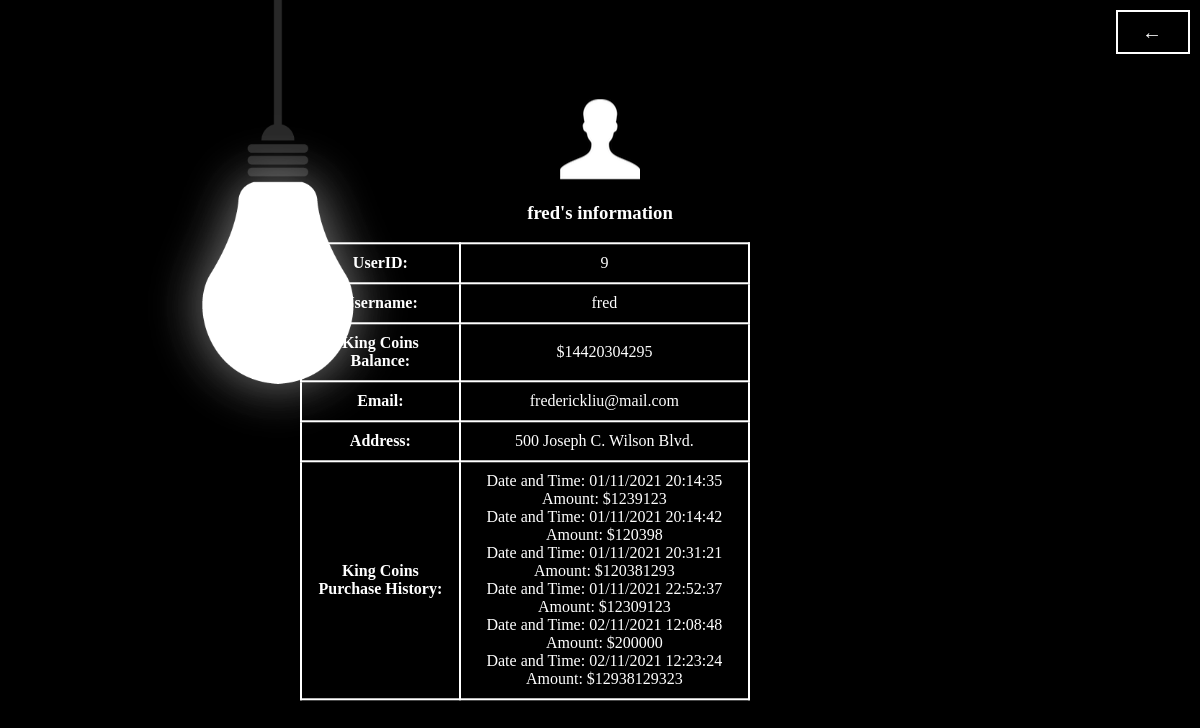
The page /myinfo (signed in) on the database as committed earlier.
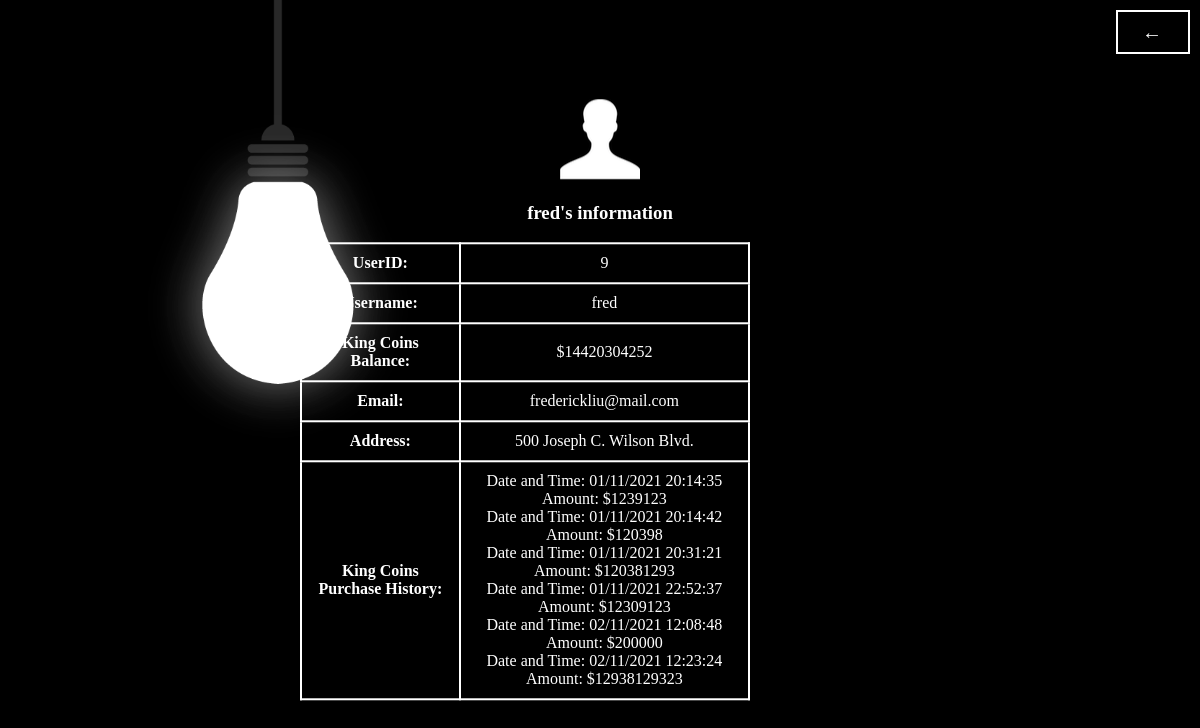
The same page on the database as committed later.
### tables this page shows
CREATE TABLE UserInfo(id INTEGER PRIMARY KEY AUTOINCREMENT, name char(1000), username char(1000), email char(1000), address char(1000), password char(1000), confirmpassword char(1000), playertokens INTEGER);

### main.py (the view)
@app.route("/myinfo", methods = ['POST', 'GET'])
def myinfo():
    username = session.get('username')
    con = sqlite3.connect("users.db")
    cur = con.cursor()
    cur.execute(f"SELECT playertokens from UserInfo WHERE username='{username}';")
    userTOKEN = cur.fetchone()
    if (type(userTOKEN) is type(None)):
            flash("Please Log in!",'error')
            return redirect(url_for('login'))
    userTOKEN = userTOKEN[0]
    cur.execute(f"SELECT id from UserInfo WHERE username='{username}';")
    userID = cur.fetchone()
    userID = userID[0]
    cur.execute(f"SELECT address from UserInfo WHERE username='{username}';")
    userADDRESS = cur.fetchone()
    userADDRESS = userADDRESS[0]
    cur.execute(f"SELECT email FROM UserInfo WHERE username='{username}';")
    userEMAIL = cur.fetchone()
    userEMAIL = userEMAIL[0]
    con2 = sqlite3.connect("purchase.db")
    cur2 = con2.cursor()
    cur2.execute(f"SELECT dateandtime, amount FROM user_purchases WHERE username = '{username}'")
    allpurchasehistory = cur2.fetchall()
    print(type(allpurchasehistory))
    allpurchasehistory = list(allpurchasehistory)
    return render_template("myinfo.html", username = username, userTOKEN = userTOKEN, userID = userID, userADDRESS = userADDRESS, userEMAIL = userEMAIL, allpurchasehistory = allpurchasehistory)

### templates/myinfo.html (shortened to what this page needs)
<!DOCTYPE html>
<html lang="en">
<head>
  <link rel="stylesheet" href="static/myinfo.css">
</head>
    <body>
        {% block content %}
        <div class="form-wrapper">
            <div class = "container">
              <div class = "photodiv">
              <img src="/static/login.png">
              </div>
			  <h3 class = "tableheader">{{username}}'s information</h3>
			  <table style="width:75%">
				<tr>
				<th>UserID:</th>
				<td>{{userID}}</td>
				</tr>
				<tr>
				<th>Username:</th>
				<td>{{username}}</td>
				</tr>
				<tr>
				<th>King Coins Balance:</th>
				<td>${{userTOKEN}}</td>
				</tr>
				<tr>
				<th>Email:</th>
				<td>{{userEMAIL}}</td>
				</tr>
				<tr>
					<th>Address:</th>
					<td>{{userADDRESS}}</td>
					</tr>
					<tr>
						<th>King Coins Purchase History:</th>
				<ul>
					<td>
						{%for i in allpurchasehistory%}
						<li>Date and Time: {{i[0]}} Amount: ${{i[1]}}</li>
						{% endfor %}
					</td>
				</ul>
			</tr>
				</table>
            </div>
            <a href="{{url_for('login')}}"><span>←</span></a>
         </div>
{% endblock %}
    </body>
</html>

### static/myinfo.css (style rules this page uses)
body { background: url(background.jpg); background-size: cover; display: flex; overflow: hidden; font-family:Cambria, Cochin, Georgia, Times, 'Times New Roman', serif; color: white; transition: all .35s; }
.container { position: fixed; top: 50%; left: 50%; transform: translate(-50%, -50%); }
.photodiv { text-align: center; }
a { display: block; width: 70px; height: 40px; line-height: 40px; font-size: 20px; font-family:Cambria, Cochin, Georgia, Times, 'Times New Roman', serif; text-decoration: none; color: white; border: 2px solid white; letter-spacing: 2px; text-align: center; transition: all .35s; position: absolute; top: 10px; right: 10px; }
a span { position: relative; z-index: 2; }
a:after { position: absolute; content: ""; top: 0; left: 0; width: 0; height: 100%; background: rgba(255, 255, 255, 0.377); transition: all .35s; }
::placeholder { color: white; font-family:Cambria, Cochin, Georgia, Times, 'Times New Roman', serif; }
table, th, td { border: 2px solid white; border-collapse: collapse; color:white }
th, td { border: 2px solid white; padding: 10px; text-align: center; color:white }
.tableheader { text-align: center; color:white }
li { list-style-type: none; color: white; margin: 0; padding: 0; }

Rows that differ between the two databases and show on the page:
changed UserInfo "fred": playertokens "14420304295" → "14420304252"
